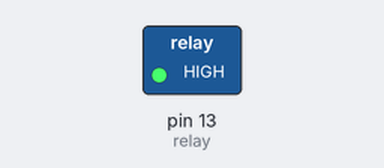
This sketch was run on a simulated Arduino Uno, built with avr-gcc and run on an emulated ATmega328P. On the bench: switched loads named in the sketch (green lamp = pin HIGH).

Above: at 0.1 s.
Timing chart, 0 to 1.6 s (numbered marks = the images above):
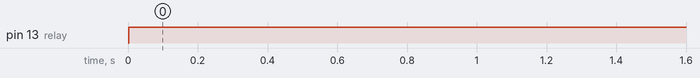

Measured:
- by itself, pin 13 (relay): LOW → HIGH at 0.00 s

The sketch:

Timer.ino
```cpp
#include <Time.h>

int relay = 13;

void setup()
  {   Serial.begin(9600);
      setTime(21,20,00,3,2,2016);   // formato hora:min:seg:dia:mes:año
      pinMode(relay, OUTPUT);
      digitalWrite(relay, LOW);
  }
void loop()
  {
      time_t t = now();
      /*
      Serial.print(day(t));
      Serial.print(+ "/") ;
      Serial.print(month(t));
      Serial.print(+ "/") ;
      Serial.print(year(t));
      Serial.print( " ") ;

      Serial.print(hour(t));
      Serial.print(+ ":") ;
      Serial.print(minute(t));
      Serial.print(":") ;
      Serial.println(second(t));
      */

      if (hour(t) < 7 || hour(t) >= 21)
      {
      //Serial.println(" Luces prendidas ");
      digitalWrite(relay, HIGH);
      }
      else
      {
      //Serial.println(" Luces apagadas ");
      digitalWrite(relay, LOW);
      }

      delay(30*60000);   // consulta cada media hora
 }
```
